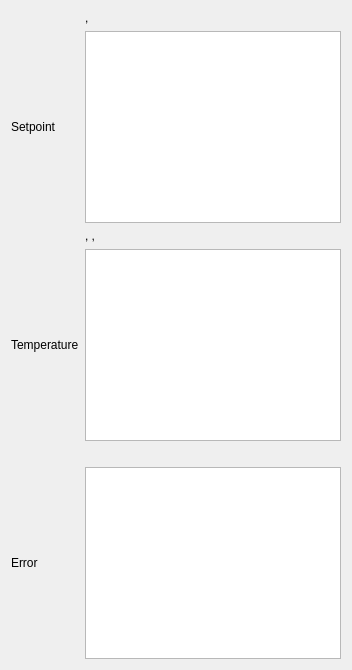
                  <widget class="QWidget" name="tab_20">
                   <attribute name="title">
                    <string>Monitor</string>
                   </attribute>
                   <layout class="QGridLayout" name="gridLayout_23">
                    <item row="0" column="1">
                     <widget class="QLabel" name="label_128">
                      <property name="text">
                       <string>&lt;current&gt;, &lt;rp dac&gt;</string>
                      </property>
                     </widget>
                    </item>
                    <item row="3" column="0">
                     <widget class="QLabel" name="label_15">
                      <property name="text">
                       <string>Temperature</string>
                      </property>
                     </widget>
                    </item>
                    <item row="3" column="1">
                     <widget class="QGraphicsView" name="graphicsView_36"/>
                    </item>
                    <item row="1" column="1">
                     <widget class="QGraphicsView" name="graphicsView_26"/>
                    </item>
                    <item row="1" column="0">
                     <widget class="QLabel" name="label_14">
                      <property name="text">
                       <string>Setpoint</string>
                      </property>
                     </widget>
                    </item>
                    <item row="2" column="1">
                     <widget class="QLabel" name="label_129">
                      <property name="text">
                       <string>&lt;diode temp&gt;, &lt;rack temp&gt;, &lt;TEC  current&gt;</string>
                      </property>
                     </widget>
                    </item>
                    <item row="5" column="1">
                     <widget class="QGraphicsView" name="graphicsView_31"/>
                    </item>
                    <item row="5" column="0">
                     <widget class="QLabel" name="label_138">
                      <property name="text">
                       <string>Error</string>
                      </property>
                     </widget>
                    </item>
                    <item row="4" column="1">
                     <widget class="QLabel" name="label_139">
                      <property name="text">
                       <string>&lt;rp counter&gt;</string>
                      </property>
                     </widget>
                    </item>
                   </layout>
                  </widget>
